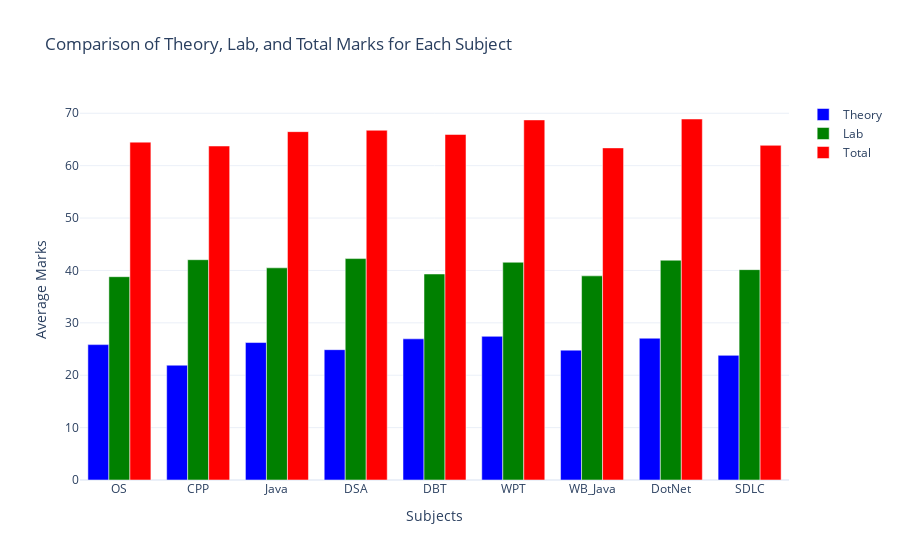

The code cell stored with this chart in its notebook:
### Code cell
# Define subjects
subjects = ['OS', 'CPP', 'Java', 'DSA', 'DBT', 'WPT', 'WB_Java', 'DotNet', 'SDLC']
theory_columns = [f"{sub}_Theory" for sub in subjects]
lab_columns = [f"{sub}_Lab" for sub in subjects]
total_columns = [f"{sub}_Total" for sub in subjects]

# Extract relevant columns
df_subset = df[theory_columns + lab_columns + total_columns]

# Compute average scores for each category
avg_theory = df_subset[theory_columns].mean()
avg_lab = df_subset[lab_columns].mean()
avg_total = df_subset[total_columns].mean()

# Create a grouped bar chart
fig = go.Figure()

fig.add_trace(go.Bar(x=subjects, y=avg_theory, name="Theory", marker_color="blue"))
fig.add_trace(go.Bar(x=subjects, y=avg_lab, name="Lab", marker_color="green"))
fig.add_trace(go.Bar(x=subjects, y=avg_total, name="Total", marker_color="red"))

# Update layout for better readability
fig.update_layout(
    title="Comparison of Theory, Lab, and Total Marks for Each Subject",
    xaxis_title="Subjects",
    yaxis_title="Average Marks",
    barmode="group",
    template="plotly_white"
)

# Show plot
fig.show()

### Figure 1 — Plotly figure (JSON) as saved in the notebook; plotly's stock layout.template omitted (floating-point values rounded to 4 significant figures)
{"data": [{"marker": {"color": "blue"}, "name": "Theory", "type": "bar", "x": ["OS", "CPP", "Java", "DSA", "DBT", "WPT", "WB_Java", "DotNet", "SDLC"], "y": [25.84, 21.91, 26.24, 24.87, 26.94, 27.42, 24.79, 27.06, 23.79]}, {"marker": {"color": "green"}, "name": "Lab", "type": "bar", "x": ["OS", "CPP", "Java", "DSA", "DBT", "WPT", "WB_Java", "DotNet", "SDLC"], "y": [38.81, 42.05, 40.5, 42.26, 39.32, 41.56, 38.96, 41.95, 40.15]}, {"marker": {"color": "red"}, "name": "Total", "type": "bar", "x": ["OS", "CPP", "Java", "DSA", "DBT", "WPT", "WB_Java", "DotNet", "SDLC"], "y": [64.49, 63.75, 66.49, 66.76, 65.95, 68.73, 63.39, 68.91, 63.88]}], "layout": {"barmode": "group", "title": {"text": "Comparison of Theory, Lab, and Total Marks for Each Subject"}, "xaxis": {"title": {"text": "Subjects"}}, "yaxis": {"title": {"text": "Average Marks"}}}}
